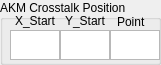
    <widget class="QGroupBox" name="groupBox_26">
     <property name="geometry">
      <rect>
       <x>275</x>
       <y>220</y>
       <width>161</width>
       <height>65</height>
      </rect>
     </property>
     <property name="title">
      <string>AKM Crosstalk Position</string>
     </property>
     <widget class="QTextEdit" name="akm_cross1">
      <property name="geometry">
       <rect>
        <x>10</x>
        <y>30</y>
        <width>50</width>
        <height>30</height>
       </rect>
      </property>
     </widget>
     <widget class="QLabel" name="label_170">
      <property name="geometry">
       <rect>
        <x>15</x>
        <y>11</y>
        <width>45</width>
        <height>20</height>
       </rect>
      </property>
      <property name="text">
       <string>X_Start</string>
      </property>
     </widget>
     <widget class="QTextEdit" name="akm_cross2">
      <property name="geometry">
       <rect>
        <x>60</x>
        <y>30</y>
        <width>50</width>
        <height>30</height>
       </rect>
      </property>
     </widget>
     <widget class="QLabel" name="label_171">
      <property name="geometry">
       <rect>
        <x>65</x>
        <y>13</y>
        <width>45</width>
        <height>16</height>
       </rect>
      </property>
      <property name="text">
       <string>Y_Start</string>
      </property>
     </widget>
     <widget class="QTextEdit" name="akm_cross3">
      <property name="geometry">
       <rect>
        <x>110</x>
        <y>30</y>
        <width>50</width>
        <height>30</height>
       </rect>
      </property>
     </widget>
     <widget class="QLabel" name="label_68">
      <property name="geometry">
       <rect>
        <x>117</x>
        <y>14</y>
        <width>31</width>
        <height>16</height>
       </rect>
      </property>
      <property name="text">
       <string>Point</string>
      </property>
     </widget>
    </widget>
